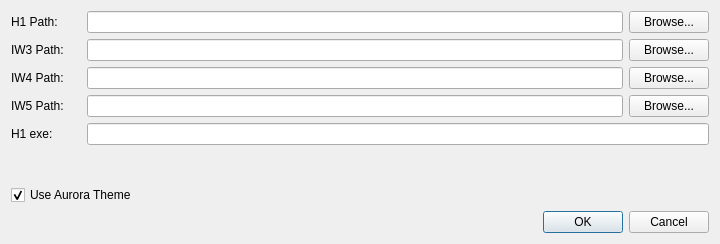
<?xml version="1.0" encoding="UTF-8"?>
<ui version="4.0">
 <class>SettingsDialog</class>
 <widget class="QDialog" name="SettingsDialog">
  <property name="geometry">
   <rect>
    <x>0</x>
    <y>0</y>
    <width>720</width>
    <height>244</height>
   </rect>
  </property>
  <property name="windowTitle">
   <string>Settings</string>
  </property>
  <layout class="QVBoxLayout" name="verticalLayout">
   <item>
    <layout class="QHBoxLayout" name="h1Layout">
     <item>
      <widget class="QLabel" name="labelH1">
       <property name="minimumSize">
        <size>
         <width>70</width>
         <height>0</height>
        </size>
       </property>
       <property name="maximumSize">
        <size>
         <width>70</width>
         <height>16777215</height>
        </size>
       </property>
       <property name="text">
        <string>H1 Path:</string>
       </property>
      </widget>
     </item>
     <item>
      <widget class="QLineEdit" name="lineEditH1">
       <property name="toolTip">
        <string>&lt;html&gt;&lt;head/&gt;&lt;body&gt;&lt;p&gt;Call of Duty - Modern Warfare Remastered install location&lt;/p&gt;&lt;/body&gt;&lt;/html&gt;</string>
       </property>
      </widget>
     </item>
     <item>
      <widget class="QPushButton" name="buttonBrowseH1">
       <property name="text">
        <string>Browse...</string>
       </property>
      </widget>
     </item>
    </layout>
   </item>
   <item>
    <layout class="QHBoxLayout" name="iw3Layout">
     <item>
      <widget class="QLabel" name="labelIW3">
       <property name="minimumSize">
        <size>
         <width>70</width>
         <height>0</height>
        </size>
       </property>
       <property name="maximumSize">
        <size>
         <width>70</width>
         <height>16777215</height>
        </size>
       </property>
       <property name="text">
        <string>IW3 Path:</string>
       </property>
      </widget>
     </item>
     <item>
      <widget class="QLineEdit" name="lineEditIW3">
       <property name="toolTip">
        <string>&lt;html&gt;&lt;head/&gt;&lt;body&gt;&lt;p&gt;Call of Duty 4 install location&lt;/p&gt;&lt;/body&gt;&lt;/html&gt;</string>
       </property>
      </widget>
     </item>
     <item>
      <widget class="QPushButton" name="buttonBrowseIW3">
       <property name="text">
        <string>Browse...</string>
       </property>
      </widget>
     </item>
    </layout>
   </item>
   <item>
    <layout class="QHBoxLayout" name="iw4Layout">
     <item>
      <widget class="QLabel" name="labelIW4">
       <property name="minimumSize">
        <size>
         <width>70</width>
         <height>0</height>
        </size>
       </property>
       <property name="maximumSize">
        <size>
         <width>70</width>
         <height>16777215</height>
        </size>
       </property>
       <property name="text">
        <string>IW4 Path:</string>
       </property>
      </widget>
     </item>
     <item>
      <widget class="QLineEdit" name="lineEditIW4">
       <property name="toolTip">
        <string>&lt;html&gt;&lt;head/&gt;&lt;body&gt;&lt;p&gt;Call of Duty - Modern Warfare 2 install location&lt;/p&gt;&lt;/body&gt;&lt;/html&gt;</string>
       </property>
      </widget>
     </item>
     <item>
      <widget class="QPushButton" name="buttonBrowseIW4">
       <property name="text">
        <string>Browse...</string>
       </property>
      </widget>
     </item>
    </layout>
   </item>
   <item>
    <layout class="QHBoxLayout" name="iw5Layout">
     <item>
      <widget class="QLabel" name="labelIW5">
       <property name="minimumSize">
        <size>
         <width>70</width>
         <height>0</height>
        </size>
       </property>
       <property name="maximumSize">
        <size>
         <width>70</width>
         <height>16777215</height>
        </size>
       </property>
       <property name="text">
        <string>IW5 Path:</string>
       </property>
      </widget>
     </item>
     <item>
      <widget class="QLineEdit" name="lineEditIW5">
       <property name="toolTip">
        <string>&lt;html&gt;&lt;head/&gt;&lt;body&gt;&lt;p&gt;Call of Duty - Modern Warfare 3 install location&lt;/p&gt;&lt;/body&gt;&lt;/html&gt;</string>
       </property>
      </widget>
     </item>
     <item>
      <widget class="QPushButton" name="buttonBrowseIW5">
       <property name="text">
        <string>Browse...</string>
       </property>
      </widget>
     </item>
    </layout>
   </item>
   <item>
    <layout class="QHBoxLayout" name="h1ExeLayout">
     <item>
      <widget class="QLabel" name="labelH1exe">
       <property name="minimumSize">
        <size>
         <width>70</width>
         <height>0</height>
        </size>
       </property>
       <property name="maximumSize">
        <size>
         <width>70</width>
         <height>16777215</height>
        </size>
       </property>
       <property name="text">
        <string>H1 exe:</string>
       </property>
      </widget>
     </item>
     <item>
      <widget class="QLineEdit" name="lineEditH1exe">
       <property name="toolTip">
        <string>&lt;html&gt;&lt;head/&gt;&lt;body&gt;&lt;p&gt;h1 client exe name&lt;/p&gt;&lt;/body&gt;&lt;/html&gt;</string>
       </property>
      </widget>
     </item>
    </layout>
   </item>
   <item>
    <spacer name="verticalSpacer">
     <property name="orientation">
      <enum>Qt::Orientation::Vertical</enum>
     </property>
     <property name="sizeHint" stdset="0">
      <size>
       <width>20</width>
       <height>40</height>
      </size>
     </property>
    </spacer>
   </item>
   <item>
    <widget class="QCheckBox" name="AuroraThemeCheckBox">
     <property name="text">
      <string>Use Aurora Theme</string>
     </property>
     <property name="checked">
      <bool>true</bool>
     </property>
    </widget>
   </item>
   <item>
    <widget class="QDialogButtonBox" name="buttonBox">
     <property name="orientation">
      <enum>Qt::Orientation::Horizontal</enum>
     </property>
     <property name="standardButtons">
      <set>QDialogButtonBox::StandardButton::Cancel|QDialogButtonBox::StandardButton::Ok</set>
     </property>
    </widget>
   </item>
  </layout>
 </widget>
 <resources/>
 <connections/>
</ui>
